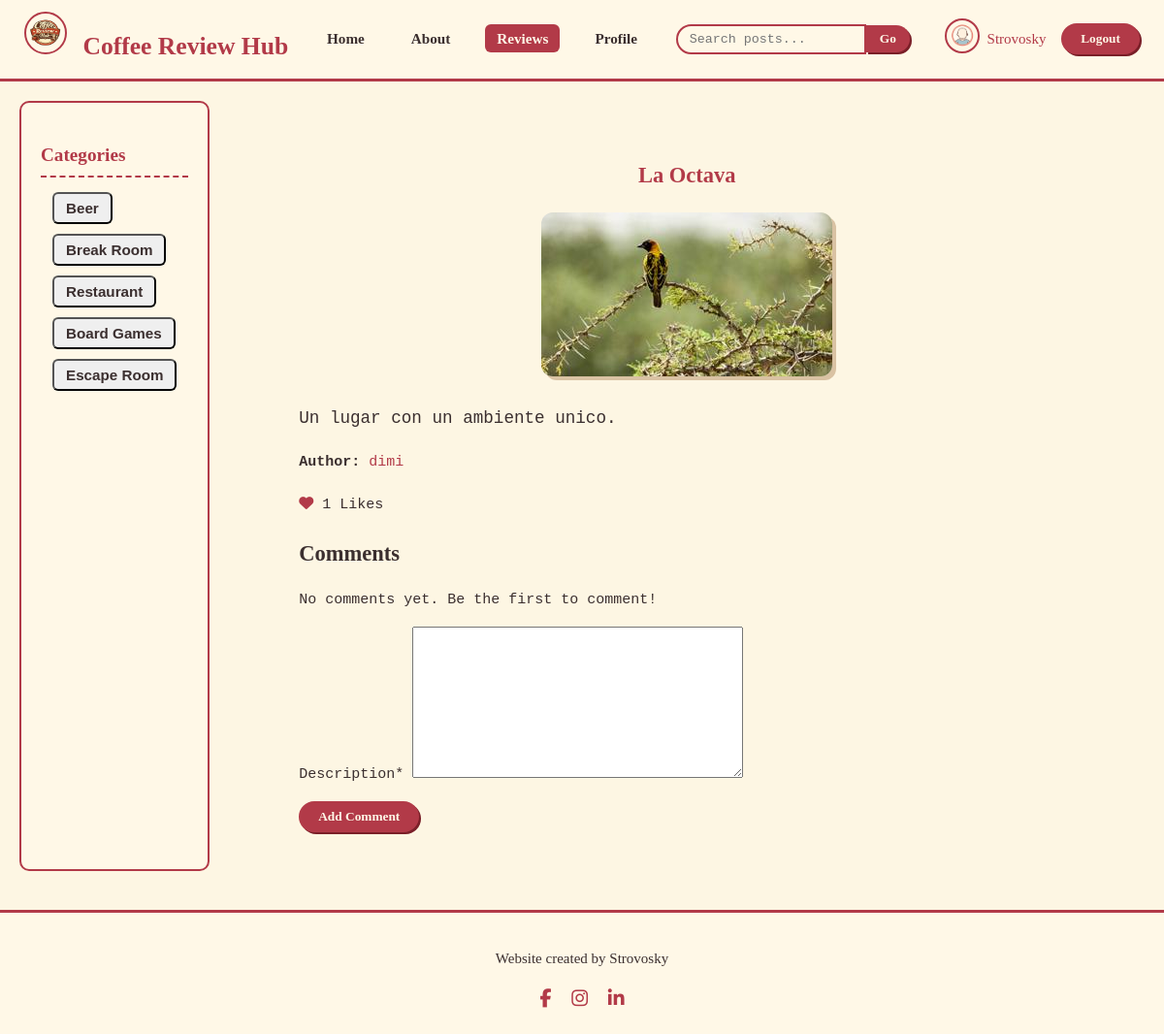
The page /detail/11/ (signed in) on the database its author committed.
### users/models.py (models this page shows, shortened)
class Profile(Model):
    bio = TextField(verbose_name="Bio", blank=True, null=True, max_length=500)
    user = OneToOneField(to=User, on_delete=CASCADE, null=False, blank=False)
    image = ImageField(default="default_pic.png", upload_to="profile_pics")

### blog/models.py (models this page shows, shortened)
class Category(Model):
    name = CharField(verbose_name="Name", max_length=100)
    place = ManyToManyField(to=Place, verbose_name="Place")

class Place(Model):
    user = ForeignKey(to=User, on_delete=SET_NULL, null=True, blank=True)
    name = CharField(verbose_name="Name", max_length=100, unique=True)
    address = CharField(verbose_name="Address", max_length=150, null=True, blank=True)
    phone = IntegerField(verbose_name="Telephone", null=True, blank=True)
    description = TextField(verbose_name="Description", max_length=1000)
    image = ImageField(default="default_place.png", upload_to="place_pics")

### blog/views.py (the view, shortened to what this page needs)
class PlaceDetailView(FormMixin, DetailView):
    model = Place
    template_name = "blog/detail_place.html"
    context_object_name = "place"
    form_class = ReviewForm
    def get_context_data(self, **kwargs):
        context = super().get_context_data(**kwargs)
        context["categories"] = Category.objects.all()
        if "form" not in context:
            context["form"] = self.get_form()
        return context

### blog/forms.py
class ReviewForm(ModelForm):
    class Meta:
        model = Review
        fields = ["description"]

### blog/templates/blog/detail_place.html (shortened to what this page needs)
{% extends 'blog/index.html' %}
{% load crispy_forms_tags %}
{% block navbar_buttons %}
  {% if user.is_authenticated %}
    <ul class="navbar-nav">
      <li><a class="nav-link" href="{% url 'blog_home' %}">Home</a></li>
      <li><a class="nav-link" href="{% url 'blog_about' %}">About</a></li>
      <li><a class="nav-link active" href="{% url 'blog_places' %}">Reviews</a></li>
      <li><a class="nav-link" href="{% url 'profile' user.id %}">Profile</a></li>
    </ul>
  {% else %}
    <ul class="navbar-nav">
      <li><a class="nav-link active" href="{% url 'blog_about' %}">About</a></li>
    </ul>
  {% endif %}
{% endblock navbar_buttons %}
{% block latest_posts %}
  <main class="posts" style="max-width:800px; margin:40px auto;">
    <article class="review-detail">
      <h1 style="color:#b23a48; font-family:'Georgia',serif; text-align:center;">
        {{ place.name }}
      </h1>
      <div class="review-image" style="text-align:center; margin:20px 0;">
        <img src="{{ place.image.url }}" alt="{{ place.name }}" style="max-width:100%; border-radius:12px; box-shadow:4px 4px 0px #d9c2a3;">
      </div>
      <p style="font-size:1.1rem; line-height:1.6; margin:20px 0;">
        {{ place.description }}
      </p>
      <p><strong>Author:</strong> <a href="{% url 'profile' place.user.id %}">{{ place.user.username }}</a></p>
      <div class="review-meta" style="margin:20px 0;">
        <span><i class="fas fa-heart" style="color:#b23a48;"></i> {{ place.like_set.count }} Likes</span>
      </div>
      <section class="comments">
        <h2 style="color:#3b2f2f; font-family:'Georgia',serif;">Comments</h2>
        {% for comment in place.review_set.all %}
          <div class="comment-box" style="background:#fff8e7; border:2px solid #d9c2a3; border-radius:8px; padding:10px; margin-bottom:10px;">
            <p><strong>{{ comment.user.username }}</strong> says:</p>
            <p>{{ comment.description }}</p>
          </div>
        {% empty %}
          <p>No comments yet. Be the first to comment!</p>
        {% endfor %}
      </section>
      {% if user.is_authenticated %}
          <form method="post">
            {{form|crispy}}
            <button type="submit" class="btn-primary">Add Comment</button>
          </form>
      {% else %}
        <p><a href="{% url 'signin' %}">Sign in</a> to leave a comment.</p>
      {% endif %}
    </article>
  </main>
{% endblock latest_posts %}

### blog/templates/blog/index.html (shortened to what this page needs)
{% load static %}
{% load crispy_forms_tags %}
<!DOCTYPE html>
<html lang="en">
<head>
  <link rel="stylesheet" href="{% static 'blog/style.css' %}">
  <link rel="stylesheet" href="https://cdnjs.cloudflare.com/ajax/libs/font-awesome/6.5.0/css/all.min.css">
</head>
<body>
  <nav class="navbar">
    <div class="navbar-brand">
      <a class="nav-link active" href="{% url 'blog_home' %}">
        <img src="{% static 'blog/img/coffee_logo.png' %}" alt="Logo">
      Coffee Review Hub
      </a>
    </div>
    {% block navbar_buttons %}{% endblock navbar_buttons %}
    {% block search_bar %}
        {% if user.is_authenticated %}
           <form method="get" action="{% url 'blog_places' %}">
            <div class="search-bar">
              <input name="search_word" type="text" placeholder="Search posts...">
              <button type="submit" class="btn-primary" name="search_btn" value="pressed">Go</button>
            </div>
           </form>
        {% endif %}
    {% endblock search_bar %}
    {% block current_user %}
      {% if user.is_authenticated %}
        <div class="nav-user">
          <a href="{% url 'profile' user.id %}"><img src="{{user.profile.image.url}}" class="img-fluid" alt="User"></a>
          <a href="{% url 'profile' user.id %}"><span>{{user.username|title}}</span></a>
        </div>
      {% endif %}
    {% endblock current_user %}
    {% block sign_buttons %}
      {% if user.is_authenticated %}
        <form method="post" action="{% url 'logout' %}">
          <button type="submit" class="btn-primary">Logout</button>
        </form>
      {% else %}
          <a href="{% url 'signin' %}"><button class="btn-primary">Login</button></a>
          <a href="{% url 'register' %}"><button class="btn-primary">Signup</button></a>
      {% endif %}
    {% endblock sign_buttons %}
  </nav>
  <div class="main-layout">
    {% block category_bar %}
      {% if user.is_authenticated %}
        <aside class="sidebar">
          <h3>Categories</h3>
          <form type="get" action="{% url 'blog_places' %}">
            {% for category in categories %}
              <ul class="navbar-nav">
                <li><input name="category_opt" type="submit" class="nav-link" value="{{category.name|title}}"></li>
              </ul>
            {% endfor %}
          </form>
        </aside>
      {% endif %}
    {% endblock category_bar %}
    {% block latest_posts %}{% endblock latest_posts %}
  </div>
  <footer class="footer">
    <p>Website created by Strovosky</p>
    <div class="social-icons">
      <a href="https://www.facebook.com/strovosky/" target="_blank" rel="noopener noreferrer">
        <i class="fab fa-facebook-f"></i>
      </a>
      <a href="https://www.instagram.com/strovosky?igsh=amlnbm41Z3ltdHJ4" target="_blank" rel="noopener noreferrer">
        <i class="fab fa-instagram"></i>
      </a>
      <a href="https://www.linkedin.com/in/strovosky/" target="_blank" rel="noopener noreferrer">
        <i class="fab fa-linkedin-in"></i>
      </a>
    </div>
  </footer>
</body>
</html>

### blog/static/blog/style.css (style rules this page uses)
body { font-family: 'Courier New', 'Lucida Console', monospace; font-size: 15px; background-color: #fdf6e3; color: #3b2f2f; margin: 0; line-height: 1.6; }
a { text-decoration: none; color: #b23a48; transition: all 0.3s ease; }
.navbar { background: #fff8e7; border-bottom: 3px solid #b23a48; padding: 12px 25px; display: flex; align-items: center; justify-content: space-between; font-family: 'Georgia', serif; }
.navbar-brand { font-size: 1.6rem; font-weight: bold; color: #b23a48; display: flex; align-items: center; }
.navbar-brand img { height: 40px; margin-right: 10px; border-radius: 50%; border: 2px solid #b23a48; }
.navbar-nav { display: flex; align-items: center; list-style: none; margin: 0; padding: 0; }
.navbar-nav li { margin: 0 12px; }
.navbar-nav .nav-link { padding: 6px 12px; font-size: 0.95rem; font-weight: 600; color: #3b2f2f; border-radius: 6px; }
.navbar-nav .nav-link.active, .navbar-nav .nav-link:hover { background: #b23a48; color: #fff8e7; }
.btn-primary { background-color: #b23a48; border: none; border-radius: 20px; color: #fff8e7; font-weight: bold; padding: 8px 20px; cursor: pointer; font-family: 'Georgia', serif; box-shadow: 2px 2px 0px #7a1f28; }
.nav-user { display: flex; align-items: center; margin-left: 20px; }
.nav-user img { height: 32px; width: 32px; border-radius: 50%; margin-right: 8px; border: 2px solid #b23a48; }
.search-bar { display: flex; align-items: center; }
.search-bar input { border: 2px solid #b23a48; border-radius: 20px 0 0 20px; padding: 6px 12px; background-color: #fff8e7; font-family: 'Courier New', monospace; }
.search-bar button { border-radius: 0 20px 20px 0; padding: 6px 14px; }
.sidebar { background: #fff8e7; padding: 20px; border: 2px solid #b23a48; border-radius: 10px; font-family: 'Georgia', serif; }
.sidebar h3 { margin-bottom: 15px; font-size: 1.2rem; color: #b23a48; border-bottom: 2px dashed #b23a48; padding-bottom: 5px; }
.sidebar ul { list-style: none; padding: 0; }
.sidebar ul li { margin-bottom: 10px; }
.main-layout { display: flex; margin: 20px; gap: 20px; }
.posts { flex: 1; }
.footer { background: #fff8e7; border-top: 3px solid #b23a48; text-align: center; padding: 20px; margin-top: 40px; font-family: 'Georgia', serif; color: #3b2f2f; }
.footer .social-icons { margin-top: 10px; }
.footer .social-icons a { color: #b23a48; margin: 0 8px; font-size: 1.2rem; transition: color 0.3s ease; }

### rows shown on the page
Category: category_opt "Beer"
Category: category_opt "Break Room"
Category: category_opt "Restaurant"
Category: category_opt "Board Games"
Category: category_opt "Escape Room"
Place: name "La Octava", image (picture), description "Un lugar con un ambiente unico.", user.username "dimi", like_set.count "1"

### other values the page prints
{{ user.username|title }} "Strovosky"
